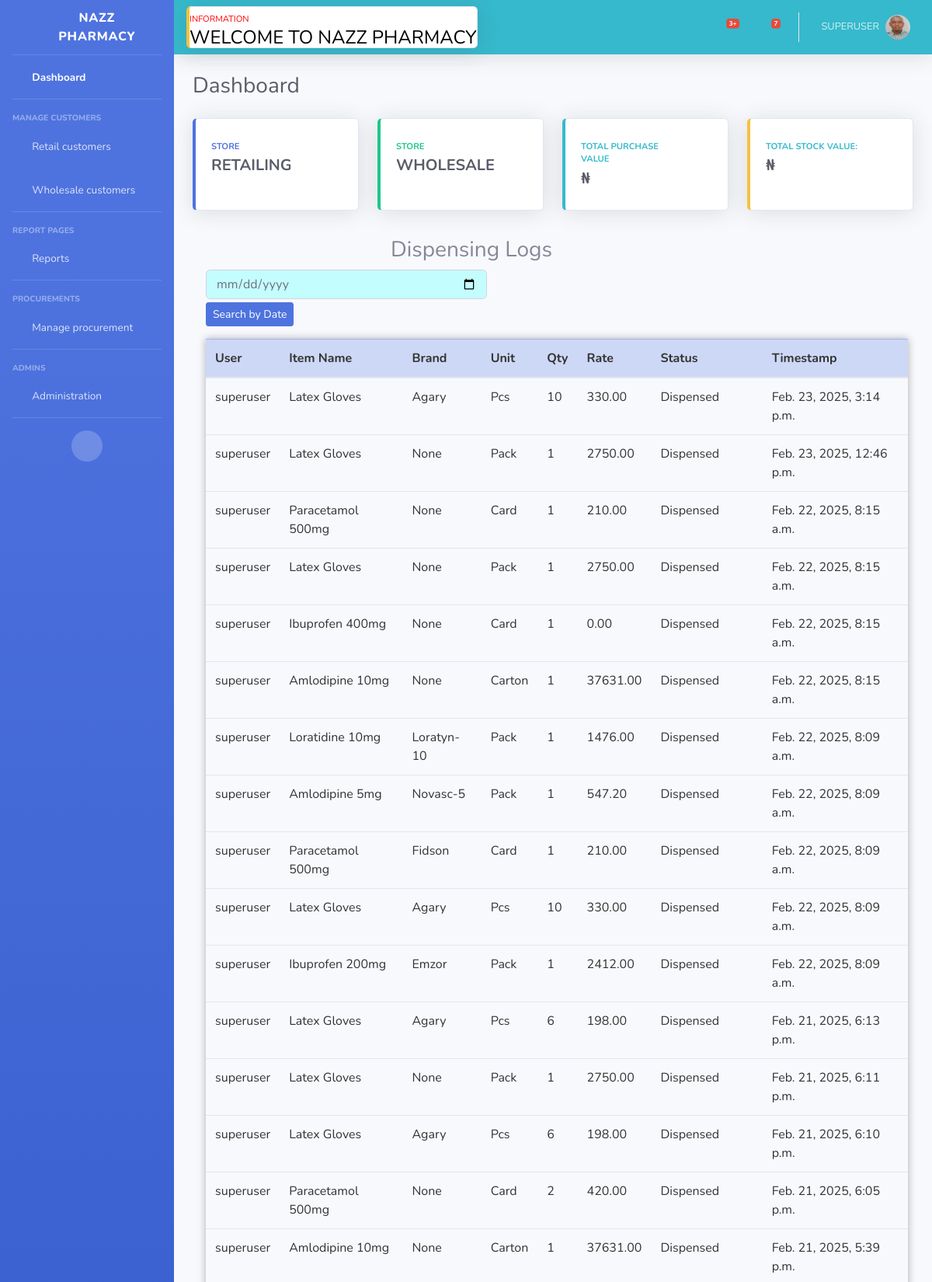
The page /dispensing_log/ (signed in, upper part) on the database its author committed.
### userauth/models.py (models this page shows, shortened)
class User(AbstractUser):
    username = models.CharField(max_length=200, null=True, blank=True)
    mobile = models.CharField(max_length=20, unique=True)
    USERNAME_FIELD = 'mobile'
    REQUIRED_FIELDS = ['username']

class Profile(models.Model):
    user = models.OneToOneField(User, on_delete=models.CASCADE)
    image = models.ImageField(upload_to='uploads/images/', blank=True, null=True)
    full_name = models.CharField(max_length=200, blank=True, null=True)
    user_type = models.CharField(max_length=200, choices=USER_TYPE, blank=True, null=True)

### store/models.py (models this page shows, shortened)
class DispensingLog(models.Model):
    user = models.ForeignKey(User, on_delete=models.CASCADE)
    name = models.CharField(max_length=100)
    dosage_form = models.ForeignKey(Formulation, on_delete=models.CASCADE, blank=True, null=True)
    brand = models.CharField(max_length=100, blank=True, null=True)
    unit = models.CharField(max_length=10, choices=UNIT, null=True, blank=True)
    quantity = models.PositiveIntegerField(default=0)
    amount = models.DecimalField(max_digits=10, decimal_places=2, default=0)
    status = models.CharField(max_length=20, choices=STATUS_CHOICES, default='Dispensed')
    created_at = models.DateTimeField(default=datetime.now)

### store/views.py (the view)
# urls.py: path('dispensing_log/', views.dispensing_log, name='dispensing_log'),
@login_required
def dispensing_log(request):
    if request.user.is_authenticated:
        logs = DispensingLog.objects.all().order_by('-created_at')
        if date_filter := request.GET.get('date'):
            selected_date = parse_date(date_filter)
            if selected_date:
                logs = logs.filter(created_at__date=selected_date)
                return render(request, 'partials/partials_dispensing_log.html', {'logs': logs})
        if status_filter := request.GET.get('status'):
            logs = logs.filter(status=status_filter)
            return render(request, 'partials/partials_dispensing_log.html', {'logs': logs})
        return render(request, 'store/dispensing_log.html', {'logs': logs})
    else:
        return redirect('store:index')

### templates/store/dispensing_log.html (shortened to what this page needs)
{% extends "partials/base.html" %}
{% block content %}
<div class="col-12 offset-md-2 table-responsive" id="main">
    <h3 class="col-md-8 offset-md-3">Dispensing Logs</h3>
    <form method="GET" action="" hx-get="{% url 'store:dispensing_log' %}" hx-target="#logsTable" hx-swap="outerHTML">
        <input type="date" name="date" id="searchDate" class="form-control" value="{{ request.GET.date|default:'' }}"
            style="background-color: rgb(196, 253, 253); width: 40%;">
        <input type="submit" class="btn btn-primary btn-sm mb-3 mt-1" value="Search by Date">
    </form>
    <table class="table table-hover" style="box-shadow: 0 0 10px rgba(0, 0, 0, 0.3);">
        <thead class="table-primary">
            <tr>
                <th scope="col">User</th>
                <th scope="col">Item Name</th>
                <th scope="col">Brand</th>
                <th scope="col">Unit</th>
                <th scope="col">Qty</th>
                <th scope="col">Rate</th>
                <th scope="col">Status</th>
                <th scope="col">Timestamp</th>
            </tr>
        </thead>
        <tbody id="logsTable">
            {% for log in logs %}
            <tr>
                <td>{{ log.user.get_full_name|default:log.user.username }}</td>
                <td>{{ log.name|title }}</td>
                <td>{{ log.brand|title }}</td>
                <td>{{ log.unit }}</td>
                <td>{{ log.quantity }}</td>
                <td>{{ log.amount }}</td>
                <td>{{ log.get_status_display }}</td>
                <td>{{ log.created_at }}</td>
            </tr>
            {% endfor %}
        </tbody>
    </table>
</div>
{% endblock %}

### templates/partials/base.html (shortened to what this page needs)
{% load static %}
{% load humanize %}
<!DOCTYPE html>
<html lang="en">
<head>
    <link href="{% static 'vendor/fontawesome-free/css/all.min.css' %}" rel="stylesheet" type="text/css">
    <link href="{% static 'css/sb-admin-2.min.css' %}" rel="stylesheet">
</head>
<body id="page-top">
    <div id="wrapper">
        <ul class="navbar-nav bg-gradient-primary sidebar sidebar-dark accordion" id="accordionSidebar">
            <a class="sidebar-brand d-flex align-items-center justify-content-center"
                href="{% url 'store:dashboard' %}">
                <div class="sidebar-brand-icon rotate-n-15">
                    <i class="fas fa-prescription"></i>
                </div>
                <div class="sidebar-brand-text mx-3">NAZZ PHARMACY</div>
            </a>
            <hr class="sidebar-divider my-0">
            <li class="nav-item active">
                <a class="nav-link" href="{% url 'store:dashboard' %}">
                    <i class="fas fa-fw fa-tachometer-alt"></i>
                    <span>Dashboard</span></a>
            </li>
            <hr class="sidebar-divider">
            <div class="sidebar-heading">
                manage customers
            </div>
            <li class="nav-item">
                <a class="nav-link collapsed" href="#" data-toggle="collapse" data-target="#collapseRetail"
                    aria-expanded="true" aria-controls="collapseRetail">
                    <i class="fas fa-fw fa-users"></i>
                    <span>Retail customers</span>
                </a>
            </li>
            <li class="nav-item">
                <a class="nav-link collapsed" href="#" data-toggle="collapse" data-target="#collapseWholesale"
                    aria-expanded="true" aria-controls="collapseWholesale">
                    <i class="fas fa-fw fa-users"></i>
                    <span>Wholesale customers</span>
                </a>
            </li>
            <hr class="sidebar-divider">
            <div class="sidebar-heading">
                Report Pages
            </div>
            <li class="nav-item">
                <a class="nav-link collapsed" href="#" data-toggle="collapse" data-target="#collapseReport"
                    aria-expanded="true" aria-controls="collapseReport">
                    <i class="fas fa-fw fa-chart-line"></i>
                    <span>Reports</span>
                </a>
            </li>
            <hr class="sidebar-divider">
            <div class="sidebar-heading">
                Procurements
            </div>
            <li class="nav-item">
                <a class="nav-link collapsed" href="#" data-toggle="collapse" data-target="#collapsePages"
                    aria-expanded="true" aria-controls="collapsePages">
                    <i class="fas fa-fw fa-truck"></i>
                    <span>Manage procurement</span>
                </a>
            </li>
            <hr class="sidebar-divider">
            <div class="sidebar-heading">
                Admins
            </div>
            <li class="nav-item ">
                <a class="nav-link collapsed" href="#" data-toggle="collapse" data-target="#collapseAdmin"
                    aria-expanded="true" aria-controls="collapseReport">
                    <i class="fas fa-fw fa-user-cog"></i>
                    <span>Administration</span>
                </a>
            </li>
            <hr class="sidebar-divider d-none d-md-block">
            <div class="text-center d-none d-md-inline">
                <button class="rounded-circle border-0 lg" id="sidebarToggle"></button>
            </div>
        </ul>
        <div id="content-wrapper" class="d-flex flex-column">
            <div id="content">
                <nav class="navbar navbar-expand navbar-dark bg-info topbar mb-4 static-top shadow">
                    <div class="card border-left-warning shadow h-100 py-2">
                        <div class="card-head text-xs" style="color: red;">INFORMATION
                            <marquee behavior="" direction="">
                                <h4 style="color: black">WELCOME TO NAZZ PHARMACY</h4>
                            </marquee>
                        </div>
                    </div>
                    <ul class="navbar-nav ml-auto">
                        <li class="nav-item dropdown no-arrow mx-1">
                            <a class="nav-link dropdown-toggle" href="#" id="alertsDropdown" role="button"
                                data-toggle="dropdown" aria-haspopup="true" aria-expanded="false">
                                <i class="fas fa-bell fa-fw"></i>
                                <span class="badge badge-danger badge-counter">3+</span>
                            </a>
                        </li>
                        <li class="nav-item dropdown no-arrow mx-1">
                            <a class="nav-link dropdown-toggle" href="#" id="messagesDropdown" role="button"
                                data-toggle="dropdown" aria-haspopup="true" aria-expanded="false">
                                <i class="fas fa-envelope fa-fw"></i>
                                <span class="badge badge-danger badge-counter">7</span>
                            </a>
                        </li>
                        {% if user.is_authenticated %}
                        <li class="nav-item dropdown no-arrow">
                            <a class="nav-link dropdown-toggle" href="#" id="userDropdown" role="button"
                                data-toggle="dropdown" aria-haspopup="true" aria-expanded="false">
                                <span class="mr-2 d-none d-lg-inline text-white-600 small">
                                    {{ user.username|upper }}</span>
                                <img class="img-profile rounded-circle"
                                    src="{% if user.profile.image %}{{ user.profile.image.url }}{% else %}{% static 'img/undraw_profile.svg' %}{% endif %}">
                            </a>
                        </li>
                        {% else %}
                        <a href="{% url 'store:index' %}" class="btn btn-outline-light btn-sm my-3"
                            style="font-weight: bolder;">Login</a>
                        {% endif %}
                    </ul>
                </nav>
                <div class="container-fluid">
                    <div class="d-sm-flex align-items-center justify-content-between mb-4">
                        <h1 class="h3 mb-0 text-gray-800">Dashboard</h1>
                    </div>
                    <div class="row">
                        <a href="{% url 'store:store' %}" class="col-xl-3 col-md-6 mb-4 nazz"
                            style="text-decoration: none;">
                            <div class="card border-left-primary shadow h-100 py-2">
                                <div class="card-body">
                                    <div class="row no-gutters align-items-center">
                                        <div class="col mr-2">
                                            <div class="text-xs font-weight-bold text-primary text-uppercase mb-1">
                                                STORE</div>
                                            <div class="h5 mb-0 font-weight-bold text-gray-800">RETAILING</div>
                                        </div>
                                        <div class="col-auto">
                                            <i class="fas fa-store fa-2x text-gray-300"></i>
                                        </div>
                                    </div>
                                </div>
                            </div>
                        </a>
                        <a href="{% url 'wholesale:wholesales' %}" class="col-xl-3 col-md-6 mb-4 nazz"
                            style="text-decoration: none;">
                            <div class="card border-left-success shadow h-100 py-2">
                                <div class="card-body">
                                    <div class="row no-gutters align-items-center">
                                        <div class="col mr-2">
                                            <div class="text-xs font-weight-bold text-success text-uppercase mb-1">
                                                STORE</div>
                                            <div class="h5 mb-0 font-weight-bold text-gray-800">WHOLESALE</div>
                                        </div>
                                        <div class="col-auto">
                                            <i class="fas fa-store fa-2x text-gray-300"></i>
                                        </div>
                                    </div>
                                </div>
                            </div>
                        </a>
                        <div class="col-xl-3 col-md-6 mb-4">
                            <div class="card border-left-info shadow h-100 py-2">
                                <div class="card-body">
                                    <div class="row no-gutters align-items-center">
                                        <div class="col mr-2">
                                            <div class="text-xs font-weight-bold text-info text-uppercase mb-1">TOTAL
                                                PURCHASE VALUE
                                            </div>
                                            <div class="row no-gutters align-items-center">
                                                <div class="col-auto">
                                                    <div class="h5 mb-0 mr-3 font-weight-bold text-gray-800">
                                                        {% if request.user.is_superuser or is_staff %}
                                                        ₦{{total_purchase_value|intcomma}}
                                                        {% endif %}
                                                    </div>
                                                </div>
                                            </div>
                                        </div>
                                        <div class="col-auto">
                                            <i class="fas fa-dollar-sign fa-2x text-gray-300"></i>
                                        </div>
                                    </div>
                                </div>
                            </div>
                        </div>
                        <div class="col-xl-3 col-md-6 mb-4">
                            <div class="card border-left-warning shadow h-100 py-2">
                                <div class="card-body">
                                    <div class="row no-gutters align-items-center">
                                        <div class="col mr-2">
                                            <div class="text-xs font-weight-bold text-info text-uppercase mb-1">
                                                TOTAL STOCK VALUE:</div>
                                            <div class="h5 mb-0 font-weight-bold text-gray-800">₦{{total_stock_value|intcomma}}
                                            </div>
                                        </div>
                                        <div class="col-auto">
                                            <i class="fas fa-dollar-sign fa-2x text-gray-300"></i>
                                        </div>
                                    </div>
                                </div>
                            </div>
                        </div>
                    </div>
                    <div class="row">
                        <div class="col-12">
                            {% block content %}{% endblock content %}
                        </div>
                    </div>
                </div>
            </div>
        </div>
    </div>
</body>
</html>

### templates/store/dispensing_log.html (style rules this page uses)
.table { color: #333; }
#main { margin-top: 10px; margin-left: 5px; }

### rows shown on the page
User: username "SUPERUSER", image (picture)
DispensingLog: user.get_full_name "superuser", name "Latex Gloves", brand "Agary", unit "Pcs", quantity "10", amount "330.00", status "Dispensed", created_at "Feb. 23, 2025, 3:14 p.m."
DispensingLog: user.get_full_name "superuser", name "Latex Gloves", brand "None", unit "Pack", quantity "1", amount "2750.00", status "Dispensed", created_at "Feb. 23, 2025, 12:46 p.m."
DispensingLog: user.get_full_name "superuser", name "Paracetamol 500mg", brand "None", unit "Card", quantity "1", amount "210.00", status "Dispensed", created_at "Feb. 22, 2025, 8:15 a.m."
DispensingLog: user.get_full_name "superuser", name "Latex Gloves", brand "None", unit "Pack", quantity "1", amount "2750.00", status "Dispensed", created_at "Feb. 22, 2025, 8:15 a.m."
DispensingLog: user.get_full_name "superuser", name "Ibuprofen 400mg", brand "None", unit "Card", quantity "1", amount "0.00", status "Dispensed", created_at "Feb. 22, 2025, 8:15 a.m."
DispensingLog: user.get_full_name "superuser", name "Amlodipine 10mg", brand "None", unit "Carton", quantity "1", amount "37631.00", status "Dispensed", created_at "Feb. 22, 2025, 8:15 a.m."
DispensingLog: user.get_full_name "superuser", name "Loratidine 10mg", brand "Loratyn-10", unit "Pack", quantity "1", amount "1476.00", status "Dispensed", created_at "Feb. 22, 2025, 8:09 a.m."
DispensingLog: user.get_full_name "superuser", name "Amlodipine 5mg", brand "Novasc-5", unit "Pack", quantity "1", amount "547.20", status "Dispensed", created_at "Feb. 22, 2025, 8:09 a.m."
DispensingLog: user.get_full_name "superuser", name "Paracetamol 500mg", brand "Fidson", unit "Card", quantity "1", amount "210.00", status "Dispensed", created_at "Feb. 22, 2025, 8:09 a.m."
DispensingLog: user.get_full_name "superuser", name "Latex Gloves", brand "Agary", unit "Pcs", quantity "10", amount "330.00", status "Dispensed", created_at "Feb. 22, 2025, 8:09 a.m."
DispensingLog: user.get_full_name "superuser", name "Ibuprofen 200mg", brand "Emzor", unit "Pack", quantity "1", amount "2412.00", status "Dispensed", created_at "Feb. 22, 2025, 8:09 a.m."
DispensingLog: user.get_full_name "superuser", name "Latex Gloves", brand "Agary", unit "Pcs", quantity "6", amount "198.00", status "Dispensed", created_at "Feb. 21, 2025, 6:13 p.m."
DispensingLog: user.get_full_name "superuser", name "Latex Gloves", brand "None", unit "Pack", quantity "1", amount "2750.00", status "Dispensed", created_at "Feb. 21, 2025, 6:11 p.m."
DispensingLog: user.get_full_name "superuser", name "Latex Gloves", brand "Agary", unit "Pcs", quantity "6", amount "198.00", status "Dispensed", created_at "Feb. 21, 2025, 6:10 p.m."
DispensingLog: user.get_full_name "superuser", name "Paracetamol 500mg", brand "None", unit "Card", quantity "2", amount "420.00", status "Dispensed", created_at "Feb. 21, 2025, 6:05 p.m."
DispensingLog: user.get_full_name "superuser", name "Amlodipine 10mg", brand "None", unit "Carton", quantity "1", amount "37631.00", status "Dispensed", created_at "Feb. 21, 2025, 5:39 p.m."
